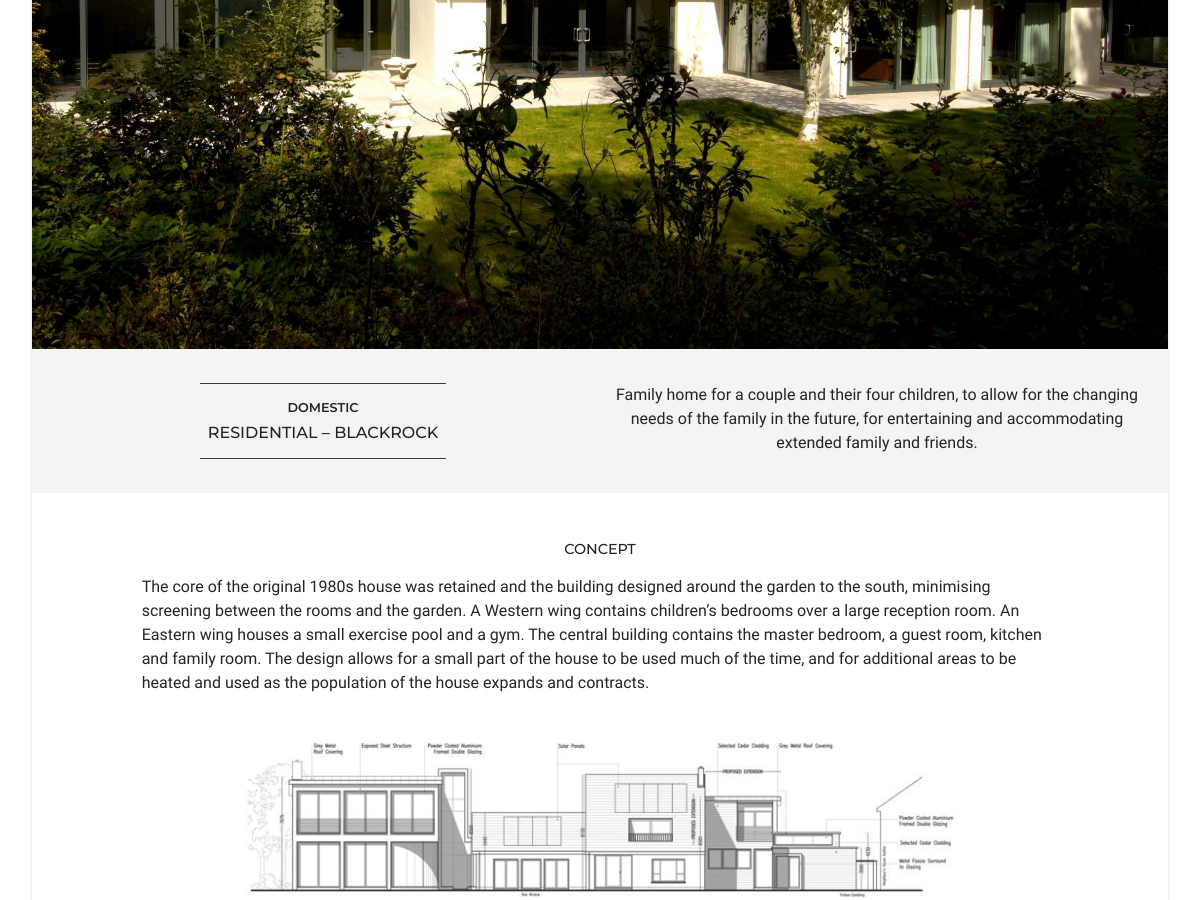
/portfolio/7/ (middle part), run on an earlier commit of the app's database.
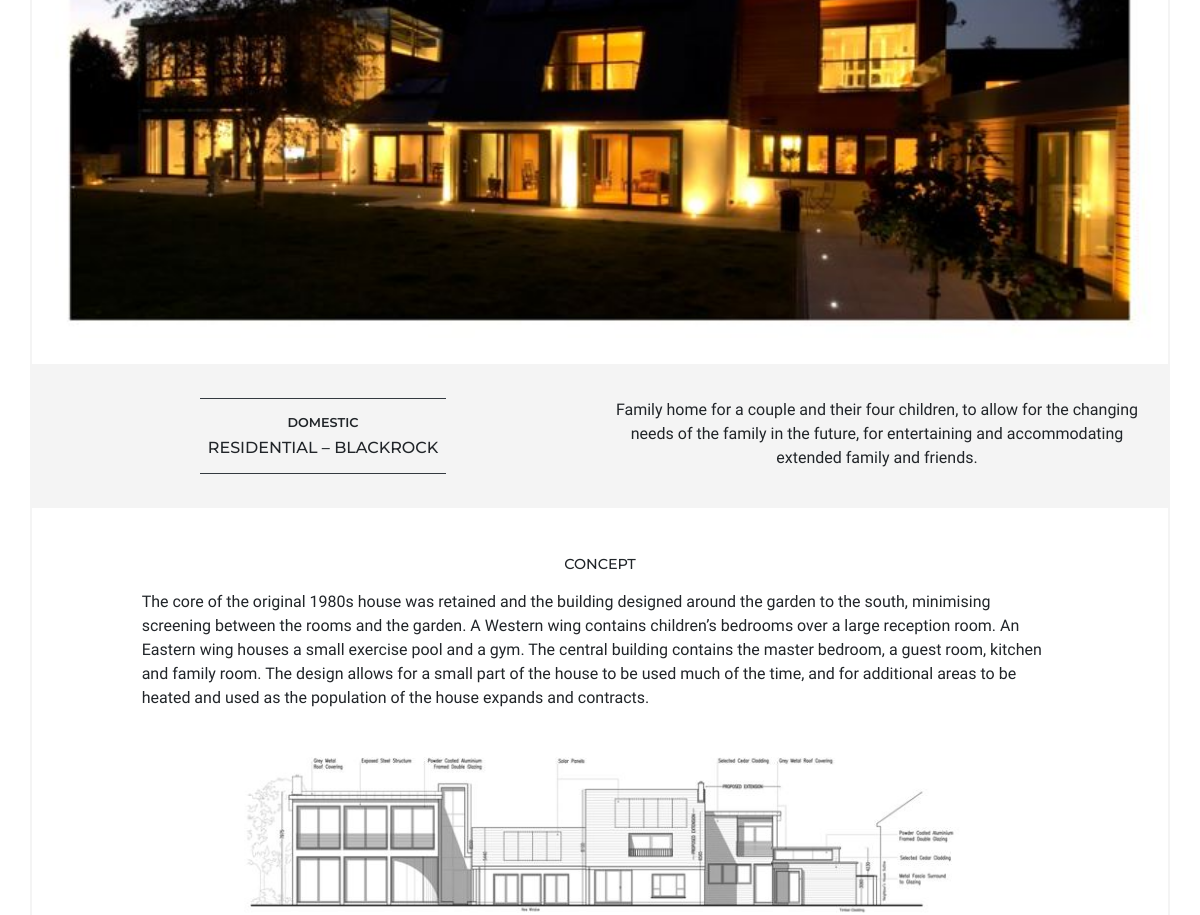
And on a later commit of the database.
### portfolio/models.py (models this page shows, shortened)
class Project(models.Model):
    category = models.ForeignKey('Category', null=True, on_delete=models.CASCADE, related_name='projects')
    title = models.CharField(max_length=200)
    date = models.DateField(default=timezone.now)
    image_portrait = models.ImageField(default='project_portrait_default.jpg', upload_to="project_images")
    image_landscape = models.ImageField(default='project_landscape_default.jpg', upload_to="project_images")
    content = models.TextField()
    order = models.IntegerField(null=True)
    exclude = models.BooleanField(default=False)

class Category(models.Model):
    title = models.CharField(max_length=100)

class Section(models.Model):
    project = models.ForeignKey('Project', on_delete=models.CASCADE, related_name='sections')
    title = models.CharField(max_length=500, blank=True)
    image_portrait = models.ImageField(blank=True, upload_to="project_images")
    image_landscape = models.ImageField(blank=True, upload_to="project_images")
    image = models.ImageField(blank=True, upload_to="project_images")
    caption = models.CharField(max_length=200, blank=True)
    caption_url = models.URLField(max_length=200, blank=True)
    content = models.TextField()

### portfolio/views.py (the view)
# urls.py: path('<int:pk>/', ProjectDetailView.as_view(), name='project'),
class ProjectDetailView(DetailView): #expecting pk by default
    model = Project
    template_name = 'portfolio/project.html'
    context_object_name = 'project' # what u want it to loop over in template
    def get_context_data(self, **kwargs):
        context = super().get_context_data(**kwargs)
        context['sections'] = Section.objects.filter(project=self.object) #OR project=self.kwargs['pk']
        return context

### portfolio/templates/portfolio/project.html (shortened to what this page needs)
{% extends 'base.html' %}
{% load static %}
{% block content %}
<section class="row stone" data-page="portfolio">
    <div class="col-12 text-center p-0">
<img src="{{ project.image_landscape.url }}" class="d-none d-md-block image-fluid w-100 border-stone" alt="Project landscape Placeholder image">
    </div>
</section>
<section class="stone row p-1 p-md-3">
    <div class="col-12 col-md-6 d-flex justify-content-center">
        <div class="align-self-center m-3 text-center">
            <div class="border-top border-bottom border-dark p-2">
                <h1 class="font-600 font-8rem mt-2">{{ project.category.title }}</h1>
                <h2 class="font-500 font-1rem">{{ project.title }}</h2>
            </div>
        </div>
    </div>
    <div class="col-12 col-md-6 col-lg-6 text-center">
        <p>{{ project.content|linebreaks }}</p>
    </div>
</section>
<section class="row border-stone">
    <div class="col-12 col-lg-10 offset-lg-1 mb-5">
        {% for section in sections %}
        <div class="mt-5">
            <h3>{{ section.title }}</h3>
            <p>{{ section.content|linebreaks }}</p>
            {% if section.image %}
            <div class="row">
                <div class="col-12 col-lg-10 offset-lg-1">
                        <img src="{{ section.image.url }}" class="img-fluid" alt="Placeholder image">
                </div>
            </div>
            {% endif %}
        </div>
        {% endfor %}
    </div>
</section>
{% endblock %}

### templates/base.html (shortened to what this page needs)
{% load static %}
<!DOCTYPE html>
<html lang="en">
<head>
  <link rel="stylesheet" href="https://stackpath.bootstrapcdn.com/bootstrap/4.4.1/css/bootstrap.min.css"
>
  <link rel="stylesheet" href="https://cdnjs.cloudflare.com/ajax/libs/font-awesome/5.11.2/css/all.css">
  <link rel="stylesheet" href="{% static 'css/main.css' %}">
</head>
<body>
  <div class="container">
    <div class="row">
      <div class="col-12">
        <main>
        {% block content %}{% endblock %}
      </main>
    </div>
  </div>
</body>
</html>

### static/css/main.css (style rules this page uses)
.font-500 { font-weight: 500; }
.font-600 { font-weight: 600; }
.font-8rem { font-size: .8rem; }
.font-1rem { font-size: 1rem; }
body { font-family: 'Ibarra Real Nova', serif; }
h1, h2, h3, h4, .heading { font-family: 'Montserrat', sans-serif; text-transform: uppercase; }
h1 { font-size: 1.2rem; font-weight: 500; }
h2 { font-size: 1.1rem; font-weight: 500; }
h3 { font-weight: 500; font-size: .9rem; text-align: center; }
.border-stone { border: 2px solid rgba(244, 244, 244); }
.stone { background-color: rgba(244, 244, 244, .95); }
@media (min-width: 992px) { p { font-size: 1rem; } }

What changed in the data, as far as the page shows it:
changed Project "RESIDENTIAL – BLACKROCK": image_landscape: a different picture
